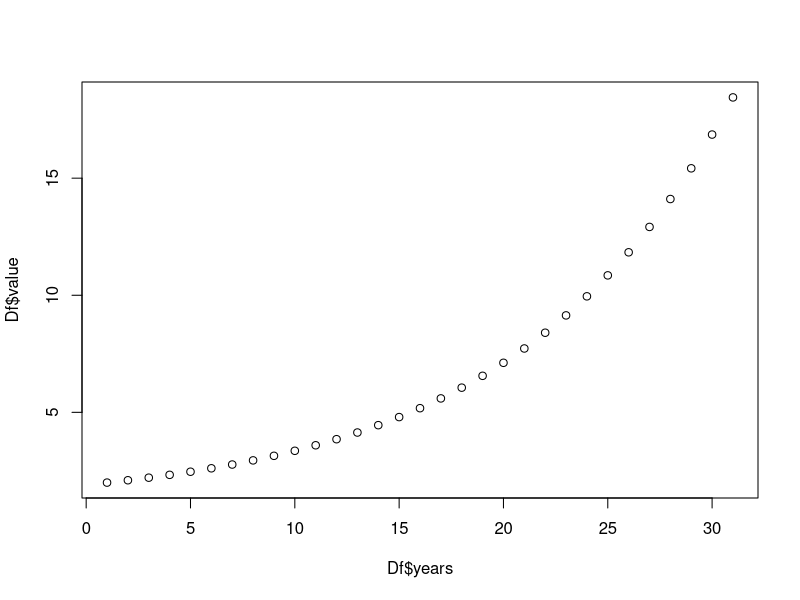

Here is the R script that generated this plot:
library(reshape2) 



c<-1 

r<-.1 

P0<-2 

nyears<-30 



Df<-data.frame(vector(length=nyears+1))





N<-numeric(nyears+1)



N[1]<-P0 



for(i in 2:(nyears+1)){
  
  dP<-N[i-1]*r*((N[i-1]-c)/N[i-1])
  
  N[i]<-N[i-1]+dP 
  
} 



Df<-cbind(Df,N) 









Df$vector.length...nyears...1.<-c(1:31)

names(Df)[names(Df)=="vector.length...nyears...1."]<-"years"



Df<-melt(Df,id.vars="years")



plot(Df$years,Df$value)



lns=log((P0*exp(r*Df[10,1]))-Df[10,3])-log(exp(r*Df[10,1])-1)



s= exp(lns)

s

